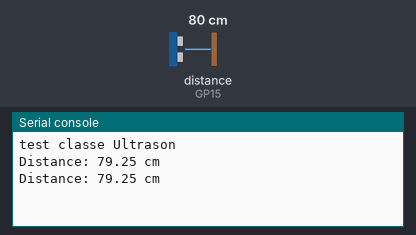
This program was run on a simulated Raspberry Pi Pico running MicroPython. Parts: the last lines printed to the serial console. Inputs (shaded band) come from the test bench; at power-on: distance to the obstacle (sensor on GP15) 80 cm. The echo pulse lasts 58.3 µs per cm.

Above: at 1.2 s.
1.3 s: distance to the obstacle (sensor on GP15) set to 2 cm
At 2.6 s:
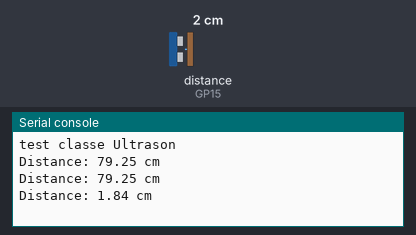
2.8 s: distance to the obstacle (sensor on GP15) set to 4 cm
At 3.9 s:
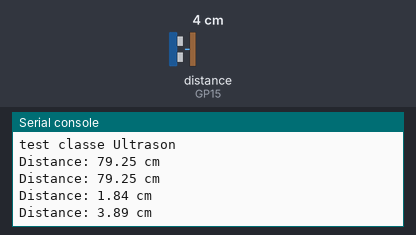
Timing chart, 0 to 5.8 s (numbered marks = the images above; inputs shaded):
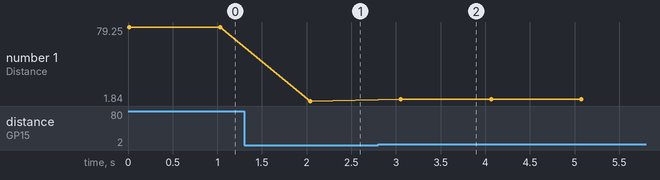

The program:

ultrason_mjc_a_tester.py
```python
from machine import Pin
import time
import utime

class Ultrason:

    def __init__(self, trigger_pin, echo_pin):
        '''
        trigger_pin: Output pin to send pulses
        echo_pin: Readonly pin to measure the distance
        '''
        # Init trigger pin (out)
        self.trigger = Pin(trigger_pin, mode=Pin.OUT, pull=None)
        self.trigger.value(0)
        # Init echo pin (in)
        self.echo = Pin(echo_pin, mode=Pin.IN, pull=None)

    def dist(self):
        self.trigger.value(1)
        utime.sleep_ms(10)
        self.trigger.value(0)
        while(self.echo.value() == 0):
            pass
        ts=utime.ticks_us()
        while(self.echo.value() == 1):
            pass
        te=utime.ticks_us()
        distance=((te-ts)*0.034)/2
        return distance

    def distance_cm(self):
        """
        Get the distance in centimeters with floating point operations.
        It returns a float
        """
        cms = self.dist()
        return cms

    def distance_mm(self):
        """
        Get the distance in milimeters without floating point operations.
        """
        mm = self.dist()*10
        return mm

if __name__ == '__main__':
    print('test classe Ultrason')
    sensor = Ultrason(trigger_pin=14, echo_pin=15)

    while True:
        distance = sensor.distance_cm()
        print('Distance:', "{0:2.2f}".format(distance), 'cm')
        time.sleep(1)
```

Measured:
- after the input at 1.3 s, the serial console: prints a new line after 0.74 s (image 1)
- after the input at 2.8 s, the serial console: prints a new line after 0.25 s (image 2)
- plotted number 1: 79.25 → 1.84 after the input at 1.3 s, 1.84 → 3.89 after the input at 2.8 s
